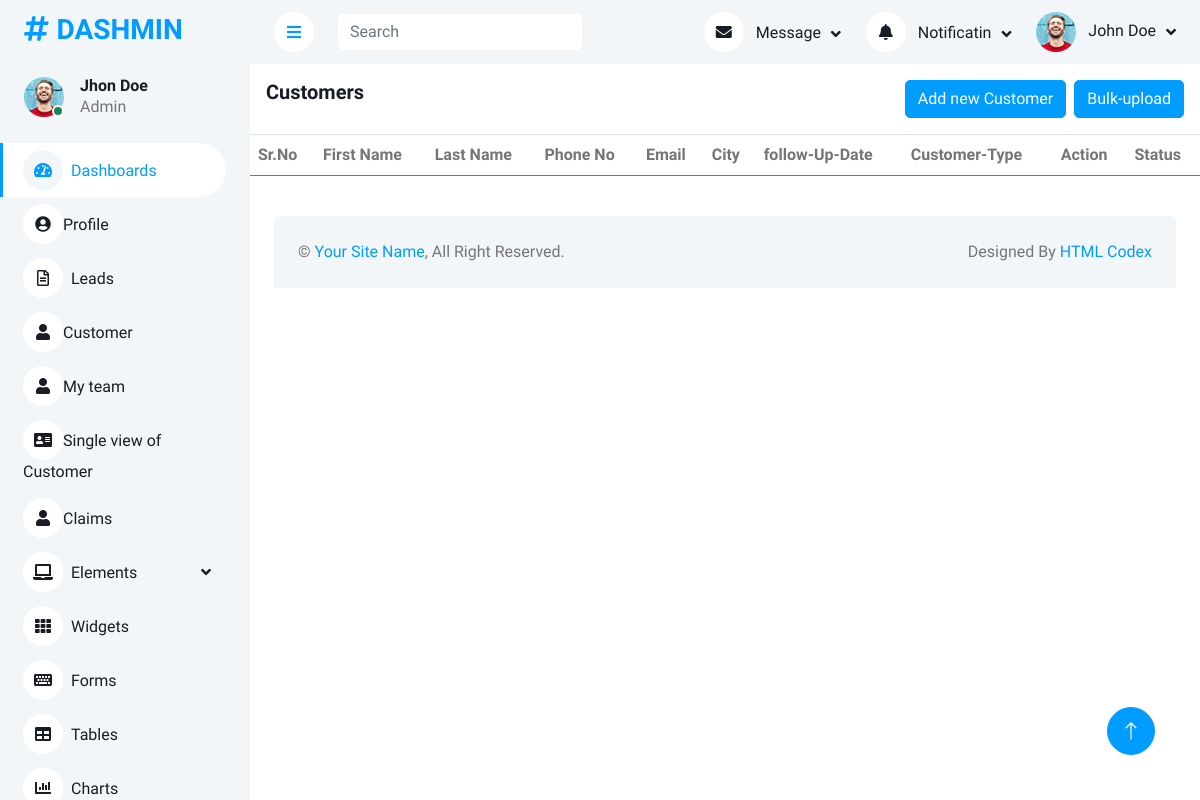
/customer/, run on an earlier commit of the app's database.
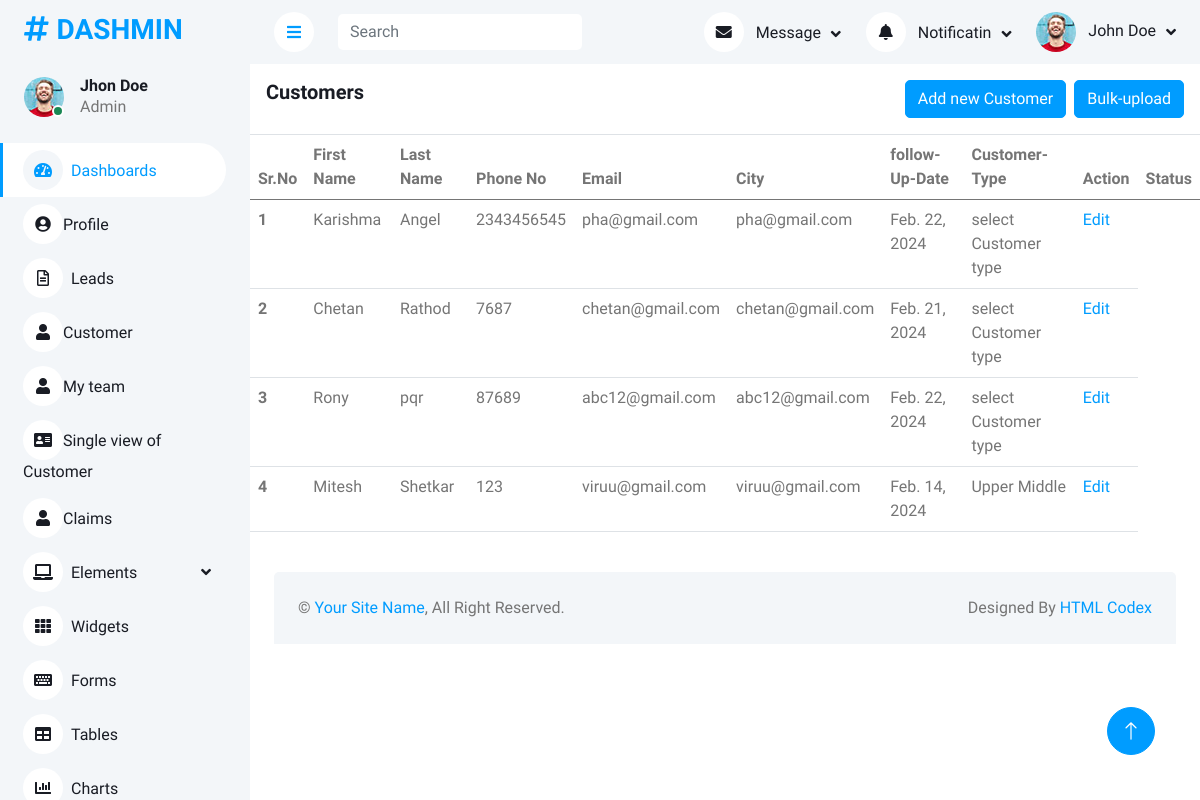
And on a later commit of the database.
### InsurancePolicy/models.py (models this page shows, shortened)
class Customer(models.Model):
    FirstName=models.CharField(max_length=50)
    LastName=models.CharField(max_length=50)
    Phone_No=models.IntegerField()
    Email_Id=models.CharField(max_length=100)
    City=models.CharField(max_length=50)
    Reference=models.CharField(max_length=50)
    Follow_up_date=models.DateField(default=date.today())
    Notes=models.CharField(max_length=1000)
    Customer_Type=models.CharField(max_length=50)
    Assign_to=models.CharField(max_length=50)

### InsurancePolicy/views.py (the view)
# urls.py: path('customer/',views.customer,name='customer'),
def customer(request):
    customers=Customer.objects.all()
    return render(request,'customer.html',{'customers':customers})

### templates/customer.html
{% extends "base.html" %}
{% block mainsection %}
{% load static %}
<div class="col-12">
    <div class="border-bottom card-body">
        <div class="d-flex align-itms-center">
            <h5 class="mb-0 card-title flex-grow-1">Customers</h6>
                <div class="flex-shrink-0">
                    <a class='btn btn-primary me-1' href="/add-customers">Add new Customer</a>
                    <button type='button' class='btn btn-primary'>Bulk-upload</button>
                </div>
        </div>
    </div>
    <div class="table-responsive">
        <table class="table">
            <thead>
                <tr>
                    <th scope="col">Sr.No</th>
                    <th scope="col">First Name</th>
                    <th scope="col">Last Name</th>
                    <th scope="col">Phone No</th>
                    <th scope="col">Email</th>
                    <th scope="col">City</th>
                    <th scope="col">follow-Up-Date</th>
                    <th scope="col">Customer-Type</th>
                    <th scope="col">Action</th>
                    <th scope="col">Status</th>
                </tr>
            </thead>
            <tbody>
                {% for customer in customers %}
                <tr>
                    <th scope="row">{{forloop.counter}}</th>
                    <td>{{customer.FirstName}}</td>
                    <td>{{customer.LastName}}</td>
                    <td>{{customer.Phone_No}}</td>
                    <td>{{customer.Email_Id}}</td>
                    <td>{{customer.City}}</td>
                    <td>{{customer.Follow_up_date}}</td>
                    <td>{{customer.Customer_Type}}</td>
                    <td><a href="/edit-customers/{{customer.id}}">Edit</a></td>
                </tr>
                {% endfor %}
            </tbody>
        </table>
    </div>
</div>
{% endblock mainsection %}

What changed in the data, as far as the page shows it:
added Customer: FirstName "Karishma", LastName "Angel", Phone_No "2343456545", Email_Id "pha@gmail.com", City "pha@gmail.com", Follow_up_date "Feb. 22, 2024", Customer_Type "select Customer type"
added Customer: FirstName "Chetan", LastName "Rathod", Phone_No "7687", Email_Id "chetan@gmail.com", City "chetan@gmail.com", Follow_up_date "Feb. 21, 2024", Customer_Type "select Customer type"
added Customer: FirstName "Rony", LastName "pqr", Phone_No "87689", Email_Id "abc12@gmail.com", City "abc12@gmail.com", Follow_up_date "Feb. 22, 2024", Customer_Type "select Customer type"
added Customer: FirstName "Mitesh", LastName "Shetkar", Phone_No "123", Email_Id "viruu@gmail.com", City "viruu@gmail.com", Follow_up_date "Feb. 14, 2024", Customer_Type "Upper Middle"
